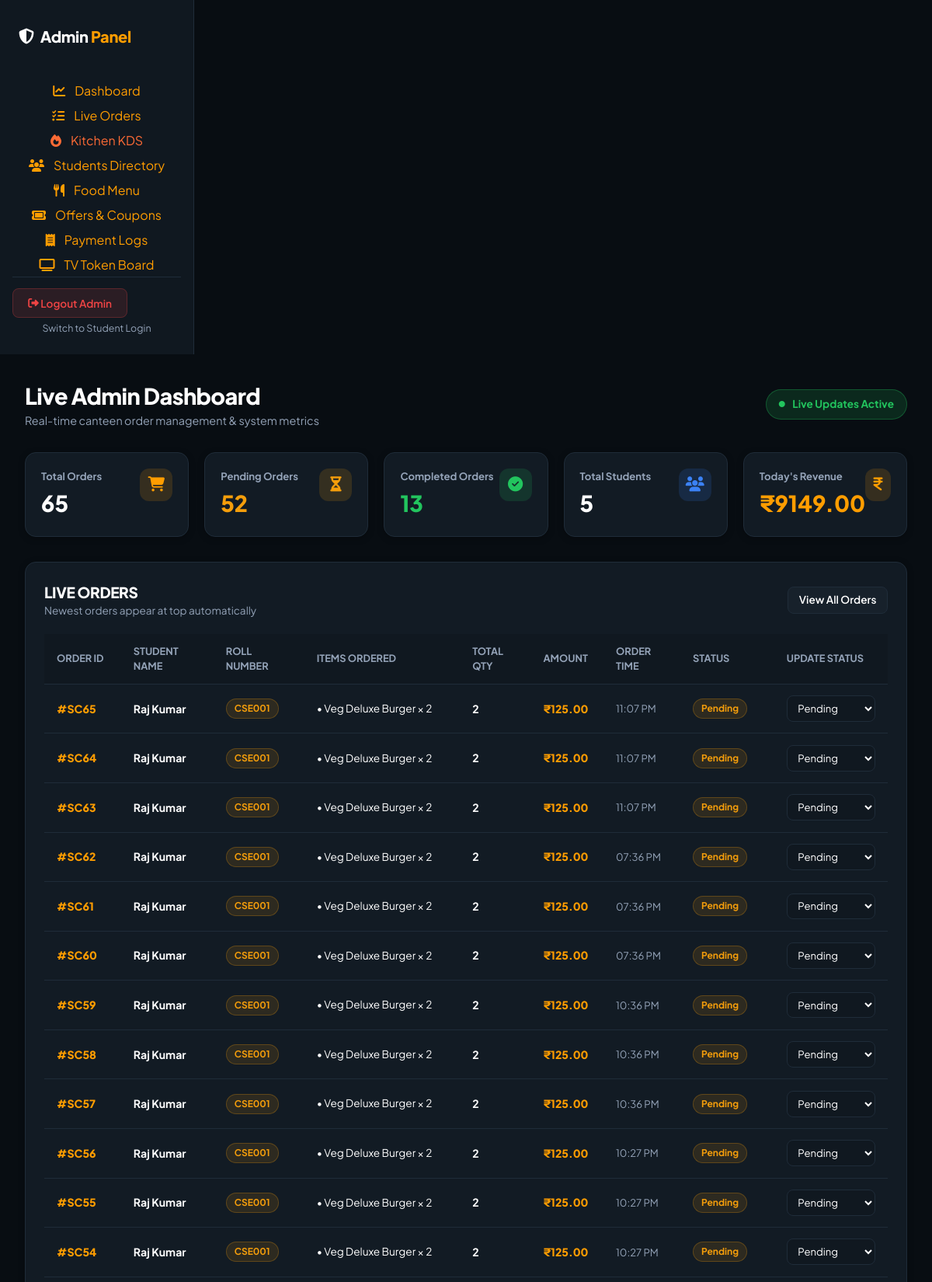
The page /admin (signed in, upper part) on the database its author committed.
### tables this page shows
CREATE TABLE orders (
            id INTEGER PRIMARY KEY AUTOINCREMENT,
            order_number TEXT NOT NULL UNIQUE,
            student_id INTEGER,
            student_name TEXT NOT NULL,
            roll_number TEXT NOT NULL,
            phone TEXT,
            order_type TEXT DEFAULT 'Canteen Pickup',
            delivery_address TEXT,
            payment_method TEXT DEFAULT 'UPI',
            subtotal REAL NOT NULL,
            discount REAL DEFAULT 0,
            service_fee REAL DEFAULT 5.0,
            total_amount REAL NOT NULL,
            status TEXT DEFAULT 'Pending',
            order_date TEXT,
            order_time TEXT,
            created_at TIMESTAMP DEFAULT CURRENT_TIMESTAMP, payment_status TEXT DEFAULT 'Paid', payment_reference TEXT DEFAULT 'DEMO_REF', coupon_code TEXT, pickup_slot TEXT DEFAULT 'Instant Prep',
            FOREIGN KEY (student_id) REFERENCES students(id)
        );

CREATE TABLE order_items (
            id INTEGER PRIMARY KEY AUTOINCREMENT,
            order_id INTEGER NOT NULL,
            item_id INTEGER NOT NULL,
            item_name TEXT NOT NULL,
            price REAL NOT NULL,
            quantity INTEGER NOT NULL,
            addons_json TEXT,
            instructions TEXT,
            FOREIGN KEY (order_id) REFERENCES orders(id) ON DELETE CASCADE
        );

### app.py (the view)
@app.route('/admin')
def admin_dashboard():
    if not is_admin_logged_in():
        return redirect(url_for('admin_login'))
    stats = database.get_admin_stats()
    live_orders = database.get_all_orders()
    return render_template('admin.html', stats=stats, orders=live_orders)

### app.py (called while the page is built)
@app.before_request
def setup_db():
    if not hasattr(app, 'db_initialized'):
        database.init_db()
        app.db_initialized = True

def is_admin_logged_in():
    return session.get('admin_logged_in', False)

### database.py (called while the page is built)
def get_db_connection():
    conn = sqlite3.connect(DB_NAME)
    conn.row_factory = sqlite3.Row
    return conn

def get_all_orders(status_filter=None):
    conn = get_db_connection()
    query = "SELECT * FROM orders WHERE 1=1"
    params = []
    if status_filter and status_filter != 'All':
        query += " AND status = ?"
        params.append(status_filter)
    query += " ORDER BY id DESC"
    orders = conn.execute(query, params).fetchall()
    result = []
    for order in orders:
        o = dict(order)
        items = conn.execute("SELECT * FROM order_items WHERE order_id = ?", (o['id'],)).fetchall()
        o['items'] = [dict(i) for i in items]
        result.append(o)
    conn.close()
    return result

def get_admin_stats():
    conn = get_db_connection()
    total_orders = conn.execute("SELECT COUNT(*) FROM orders").fetchone()[0]
    pending_orders = conn.execute("SELECT COUNT(*) FROM orders WHERE status IN ('Pending', 'Preparing')").fetchone()[0]
    completed_orders = conn.execute("SELECT COUNT(*) FROM orders WHERE status = 'Completed'").fetchone()[0]
    total_students = conn.execute("SELECT COUNT(*) FROM students").fetchone()[0]
    today_revenue = conn.execute("SELECT COALESCE(SUM(total_amount), 0) FROM orders WHERE status != 'Cancelled'").fetchone()[0]
    conn.close()
    return {
        'total_orders': total_orders,
        'pending_orders': pending_orders,
        'completed_orders': completed_orders,
        'total_students': total_students,
        'today_revenue': round(today_revenue, 2)
    }

### templates/admin.html (shortened to what this page needs)
{% extends 'admin_base.html' %}
{% block content %}
<div style="display: flex; align-items: center; justify-content: space-between; margin-bottom: 1.8rem;">
  <div>
    <h1 style="font-size: 1.8rem; font-weight: 800;">Live Admin Dashboard</h1>
    <p style="color: var(--text-muted); font-size: 0.9rem;">Real-time canteen order management & system metrics</p>
  </div>
  <div style="display: flex; align-items: center; gap: 0.6rem; background: rgba(34, 197, 94, 0.15); border: 1px solid rgba(34, 197, 94, 0.3); padding: 0.5rem 1rem; border-radius: 20px; font-size: 0.85rem; font-weight: 700; color: var(--success);">
    <i class="fa-solid fa-circle fa-beat" style="font-size: 8px;"></i> Live Updates Active
  </div>
</div>
<div style="display: grid; grid-template-columns: repeat(auto-fit, minmax(200px, 1fr)); gap: 1.25rem; margin-bottom: 2rem;">
  <div class="glass-card" style="padding: 1.25rem;">
    <div style="display: flex; justify-content: space-between; align-items: flex-start;">
      <div>
        <div style="font-size: 0.82rem; font-weight: 700; color: var(--text-muted);">Total Orders</div>
        <div id="stat-total-orders" style="font-size: 1.8rem; font-weight: 800; margin-top: 4px;">{{ stats.total_orders }}</div>
      </div>
      <div style="width: 42px; height: 42px; border-radius: 12px; background: rgba(255, 157, 0, 0.15); color: var(--primary-accent); display: flex; align-items: center; justify-content: center; font-size: 1.2rem;">
        <i class="fa-solid fa-cart-shopping"></i>
      </div>
    </div>
  </div>
  <div class="glass-card" style="padding: 1.25rem;">
    <div style="display: flex; justify-content: space-between; align-items: flex-start;">
      <div>
        <div style="font-size: 0.82rem; font-weight: 700; color: var(--text-muted);">Pending Orders</div>
        <div id="stat-pending-orders" style="font-size: 1.8rem; font-weight: 800; color: var(--warning); margin-top: 4px;">{{ stats.pending_orders }}</div>
      </div>
      <div style="width: 42px; height: 42px; border-radius: 12px; background: rgba(245, 158, 11, 0.15); color: var(--warning); display: flex; align-items: center; justify-content: center; font-size: 1.2rem;">
        <i class="fa-solid fa-hourglass-half"></i>
      </div>
    </div>
  </div>
  <div class="glass-card" style="padding: 1.25rem;">
    <div style="display: flex; justify-content: space-between; align-items: flex-start;">
      <div>
        <div style="font-size: 0.82rem; font-weight: 700; color: var(--text-muted);">Completed Orders</div>
        <div id="stat-completed-orders" style="font-size: 1.8rem; font-weight: 800; color: var(--success); margin-top: 4px;">{{ stats.completed_orders }}</div>
      </div>
      <div style="width: 42px; height: 42px; border-radius: 12px; background: rgba(34, 197, 94, 0.15); color: var(--success); display: flex; align-items: center; justify-content: center; font-size: 1.2rem;">
        <i class="fa-solid fa-circle-check"></i>
      </div>
    </div>
  </div>
  <div class="glass-card" style="padding: 1.25rem;">
    <div style="display: flex; justify-content: space-between; align-items: flex-start;">
      <div>
        <div style="font-size: 0.82rem; font-weight: 700; color: var(--text-muted);">Total Students</div>
        <div style="font-size: 1.8rem; font-weight: 800; margin-top: 4px;">{{ stats.total_students }}</div>
      </div>
      <div style="width: 42px; height: 42px; border-radius: 12px; background: rgba(59, 130, 246, 0.15); color: var(--info); display: flex; align-items: center; justify-content: center; font-size: 1.2rem;">
        <i class="fa-solid fa-users"></i>
      </div>
    </div>
  </div>
  <div class="glass-card" style="padding: 1.25rem;">
    <div style="display: flex; justify-content: space-between; align-items: flex-start;">
      <div>
        <div style="font-size: 0.82rem; font-weight: 700; color: var(--text-muted);">Today's Revenue</div>
        <div id="stat-today-revenue" style="font-size: 1.8rem; font-weight: 800; color: var(--primary-accent); margin-top: 4px;">₹{{ '%.2f'|format(stats.today_revenue) }}</div>
      </div>
      <div style="width: 42px; height: 42px; border-radius: 12px; background: rgba(255, 157, 0, 0.15); color: var(--primary-accent); display: flex; align-items: center; justify-content: center; font-size: 1.2rem;">
        <i class="fa-solid fa-indian-rupee-sign"></i>
      </div>
    </div>
  </div>
</div>
<div class="glass-card" style="padding: 1.5rem;">
  <div style="display: flex; align-items: center; justify-content: space-between; margin-bottom: 1.2rem;">
    <div>
      <h3 style="font-size: 1.2rem; font-weight: 800;">LIVE ORDERS</h3>
      <p style="color: var(--text-muted); font-size: 0.85rem;">Newest orders appear at top automatically</p>
    </div>
    <a href="{{ url_for('admin_orders') }}" class="btn-secondary btn-sm">View All Orders</a>
  </div>
  <div class="table-responsive">
    <table class="admin-table">
      <thead>
        <tr>
          <th>Order ID</th>
          <th>Student Name</th>
          <th>Roll Number</th>
          <th>Items Ordered</th>
          <th>Total Qty</th>
          <th>Amount</th>
          <th>Order Time</th>
          <th>Status</th>
          <th>Update Status</th>
        </tr>
      </thead>
      <tbody id="admin-live-orders-body">
        {% for order in orders %}
        <tr>
          <td style="font-weight: 800; color: var(--primary-accent);">
            #{{ order.order_number }}
          </td>
          <td style="font-weight: 700;">{{ order.student_name }}</td>
          <td>
            <span class="status-pill status-pending" style="font-size: 0.75rem;">{{ order.roll_number }}</span>
          </td>
          <td style="max-width: 250px;">
            {% for item in order['items'] %}
            <div style="font-size: 0.85rem;">• {{ item.item_name }} × {{ item.quantity }}</div>
            {% endfor %}
          </td>
          <td style="font-weight: 700;">
            {{ order['items']|sum(attribute='quantity') }}
          </td>
          <td style="font-weight: 800; color: var(--primary-accent);">
            ₹{{ '%.2f'|format(order.total_amount) }}
          </td>
          <td style="font-size: 0.82rem; color: var(--text-muted);">
            {{ order.order_time }}
          </td>
          <td>
            {% if order.status == 'Pending' %}
              <span class="status-pill status-pending">Pending</span>
            {% elif order.status == 'Preparing' %}
              <span class="status-pill status-preparing">Preparing</span>
            {% elif order.status == 'Ready' %}
              <span class="status-pill status-ready">Ready</span>
            {% elif order.status == 'Completed' %}
              <span class="status-pill status-completed">Completed</span>
            {% else %}
              <span class="status-pill status-cancelled">Cancelled</span>
            {% endif %}
          </td>
          <td>
            <form action="{{ url_for('admin_update_order_status', order_id=order.id) }}" method="POST" style="display: flex; gap: 0.4rem;">
              <select name="status" class="form-control" style="padding: 0.4rem 0.6rem; font-size: 0.82rem;" onchange="this.form.submit()">
                <option value="Pending" {% if order.status == 'Pending' %}selected{% endif %}>Pending</option>
              </select>
            </form>
          </td>
        </tr>
        {% else %}
        <tr>
          <td colspan="9" style="text-align: center; color: var(--text-muted); padding: 2rem;">
            No orders placed yet.
          </td>
        </tr>
        {% endfor %}
      </tbody>
    </table>
  </div>
</div>
{% endblock %}

### static/css/style.css (style rules this page uses)
:root { --bg-main: #080D12; --bg-secondary: #101820; --card-bg: #121B24; --card-elevated: #17212B; --card-border: #1F2C39; --card-border-hover: #2E3E50; --primary-accent: #FF9D00; --secondary-accent: #FF6B35; --success: #22C55E; --danger: #EF4444; --info: #3B82F6; --warning: #F59E0B; --text-primary: #FFFFFF; --text-muted: #94A3B8; --font-family: 'Plus Jakarta Sans', -apple-system, BlinkMacSystemFont, 'Segoe UI', Roboto, sans-serif; --radius-sm: 8px; --radius-md: 14px; --radius-lg: 20px; --shadow-sm: 0 2px 8px rgba(0, 0, 0, 0.25); --shadow-md: 0 6px 20px rgba(0, 0, 0, 0.4); --shadow-glow: 0 0 20px rgba(255, 157, 0, 0.2); }
* { box-sizing: border-box; margin: 0; padding: 0; }
body { font-family: var(--font-family); background-color: var(--bg-main); color: var(--text-primary); min-height: 100vh; display: flex; flex-direction: column; overflow-x: hidden; line-height: 1.5; -webkit-font-smoothing: antialiased; transition: background-color 0.25s ease, color 0.25s ease; position: relative; }
a { color: var(--primary-accent); text-decoration: none; transition: color 0.2s ease; }
h1, h2, h3, h4, h5, h6 { color: var(--text-primary); font-weight: 700; letter-spacing: -0.02em; }
.glass-card, .solid-card { background: var(--card-bg); border: 1px solid var(--card-border); border-radius: var(--radius-md); box-shadow: var(--shadow-sm); transition: transform 0.2s ease, border-color 0.2s ease, box-shadow 0.2s ease; }
.btn-secondary { background: var(--card-elevated); color: var(--text-primary); font-weight: 600; font-size: 0.9rem; padding: 0.7rem 1.4rem; border: 1px solid var(--card-border); border-radius: var(--radius-sm); cursor: pointer; display: inline-flex; align-items: center; justify-content: center; gap: 0.5rem; transition: all 0.2s ease; }
.btn-sm { padding: 0.4rem 0.85rem; font-size: 0.85rem; }
.form-control { background: var(--bg-secondary); border: 1px solid var(--card-border); color: var(--text-primary); padding: 0.75rem 0.9rem; border-radius: var(--radius-sm); font-family: var(--font-family); font-size: 0.92rem; outline: none; transition: border-color 0.2s ease; }
select.form-control option { background: var(--card-bg); color: var(--text-primary); }
.status-pill { padding: 3px 10px; border-radius: 20px; font-size: 0.75rem; font-weight: 700; display: inline-flex; align-items: center; gap: 5px; }
.status-pending { background: rgba(245, 158, 11, 0.12); color: var(--warning); border: 1px solid rgba(245, 158, 11, 0.25); }
.admin-layout { display: flex; min-height: 100vh; }
.table-responsive { width: 100%; overflow-x: auto; }
.admin-table { width: 100%; border-collapse: collapse; }
.admin-table th { padding: 0.8rem 1rem; font-size: 0.8rem; font-weight: 700; color: var(--text-muted); text-transform: uppercase; text-align: left; border-bottom: 1px solid var(--card-border); background: var(--bg-secondary); }
.admin-table td { padding: 0.9rem 1rem; background: var(--card-bg); border-bottom: 1px solid var(--card-border); font-size: 0.88rem; }

### rows shown on the page
orders: order_number "SC65", student_name "Raj Kumar", roll_number "CSE001", items|sum "2", total_amount "125.00", order_time "11:07 PM", shows "Pending", status "Pending"
order_items: item_name "Veg Deluxe Burger", quantity "2"
orders: order_number "SC64", student_name "Raj Kumar", roll_number "CSE001", items|sum "2", total_amount "125.00", order_time "11:07 PM", shows "Pending", status "Pending"
order_items: item_name "Veg Deluxe Burger", quantity "2"
orders: order_number "SC63", student_name "Raj Kumar", roll_number "CSE001", items|sum "2", total_amount "125.00", order_time "11:07 PM", shows "Pending", status "Pending"
order_items: item_name "Veg Deluxe Burger", quantity "2"
orders: order_number "SC62", student_name "Raj Kumar", roll_number "CSE001", items|sum "2", total_amount "125.00", order_time "07:36 PM", shows "Pending", status "Pending"
order_items: item_name "Veg Deluxe Burger", quantity "2"
orders: order_number "SC61", student_name "Raj Kumar", roll_number "CSE001", items|sum "2", total_amount "125.00", order_time "07:36 PM", shows "Pending", status "Pending"
order_items: item_name "Veg Deluxe Burger", quantity "2"
orders: order_number "SC60", student_name "Raj Kumar", roll_number "CSE001", items|sum "2", total_amount "125.00", order_time "07:36 PM", shows "Pending", status "Pending"
order_items: item_name "Veg Deluxe Burger", quantity "2"
orders: order_number "SC59", student_name "Raj Kumar", roll_number "CSE001", items|sum "2", total_amount "125.00", order_time "10:36 PM", shows "Pending", status "Pending"
order_items: item_name "Veg Deluxe Burger", quantity "2"
orders: order_number "SC58", student_name "Raj Kumar", roll_number "CSE001", items|sum "2", total_amount "125.00", order_time "10:36 PM", shows "Pending", status "Pending"
order_items: item_name "Veg Deluxe Burger", quantity "2"
orders: order_number "SC57", student_name "Raj Kumar", roll_number "CSE001", items|sum "2", total_amount "125.00", order_time "10:36 PM", shows "Pending", status "Pending"
order_items: item_name "Veg Deluxe Burger", quantity "2"
orders: order_number "SC56", student_name "Raj Kumar", roll_number "CSE001", items|sum "2", total_amount "125.00", order_time "10:27 PM", shows "Pending", status "Pending"
order_items: item_name "Veg Deluxe Burger", quantity "2"
orders: order_number "SC55", student_name "Raj Kumar", roll_number "CSE001", items|sum "2", total_amount "125.00", order_time "10:27 PM", shows "Pending", status "Pending"
order_items: item_name "Veg Deluxe Burger", quantity "2"
orders: order_number "SC54", student_name "Raj Kumar", roll_number "CSE001", items|sum "2", total_amount "125.00", order_time "10:27 PM", shows "Pending", status "Pending"
order_items: item_name "Veg Deluxe Burger", quantity "2"

### other values the page prints
{{ stats.total_orders }} "65"
{{ stats.pending_orders }} "52"
{{ stats.completed_orders }} "13"
{{ stats.total_students }} "5"
{{ '%.2f'|format(stats.today_revenue) }} "9149.00"
